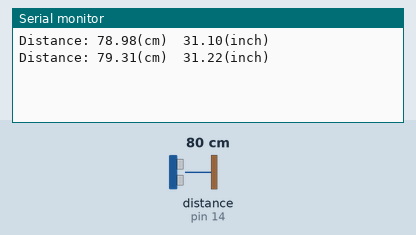
This sketch was run on a simulated Arduino Uno, built with avr-gcc and run on an emulated ATmega328P. On the bench: the last lines printed to the serial monitor. Wiring (inferred from the names in the program): ultrasonic range finder: trigger pin 12; echo pin 14. Inputs (shaded band) come from the test bench; at power-on: distance to the obstacle (sensor on pin 14) 80 cm. The echo pulse lasts 58.3 µs per cm.

Above: at 1.8 s.
1.9 s: distance to the obstacle (sensor on pin 14) set to 2 cm
At 2.5 s:
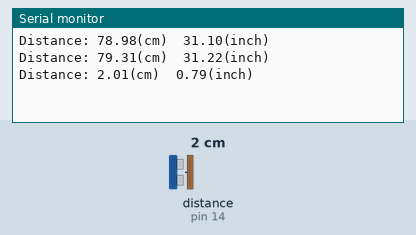
3.4 s: distance to the obstacle (sensor on pin 14) set to 4 cm
At 4.8 s:
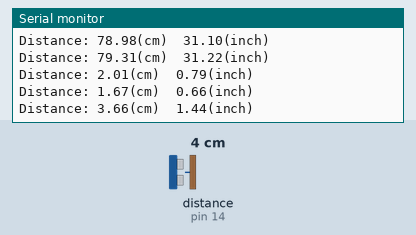
Timing chart, 0 to 6.4 s (numbered marks = the images above; inputs shaded):
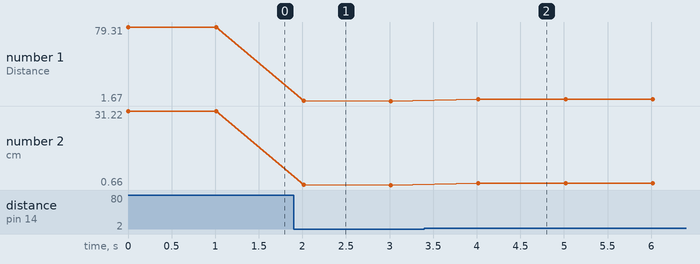

Measured:
- after the input at 1.9 s, the serial monitor: prints a new line after 0.11 s (image 1)
- after the input at 3.4 s, the serial monitor: prints a new line after 0.62 s (image 2)
- plotted number 1: 79.31 → 1.67 after the input at 1.9 s, 1.67 → 3.66 after the input at 3.4 s
- plotted number 2: 31.22 → 0.66 after the input at 1.9 s, 0.66 → 1.44 after the input at 3.4 s

The sketch:

6-1.ino
```cpp
const int trigPin = 12;  // 초음파 센서의 트리거 핀
const int echoPin = 14;  // 초음파 센서의 에코 핀

long duration;          // 음파의 왕복 시간(마이크로초)
float distanceCm;       // 거리(cm)
float distanceInch;     // 거리(인치)

void setup() {
  Serial.begin(115200); // 시리얼 통신 시작 (통신 속도: 115200bps)
  pinMode(trigPin, OUTPUT);  // 트리거 핀을 출력으로 설정
  pinMode(echoPin, INPUT);   // 에코 핀을 입력으로 설정
}

void loop() {
  digitalWrite(trigPin, LOW);           // 트리거 핀 LOW로 초기화
  delayMicroseconds(2);                 // 2 마이크로초 대기
  digitalWrite(trigPin, HIGH);          // 트리거 핀 HIGH로 설정하여 초음파 송신
  delayMicroseconds(10);                // 10 마이크로초 동안
  digitalWrite(trigPin, LOW);           // 초음파 송신 종료

  duration = pulseIn(echoPin, HIGH);     // 에코 핀에서 초음파의 왕복 시간 측정

  distanceCm = duration * 0.034/2; // 거리 계산

  distanceInch = distanceCm * 0.393701; // 인치로 변환

  Serial.print("Distance: ");
  Serial.print(distanceCm);              // 거리 (cm)
  Serial.print("(cm)  ");
  Serial.print(distanceInch);            // 거리 (인치)
  Serial.println("(inch)");

  delay(1000);                           // 1초 대기
}
```
